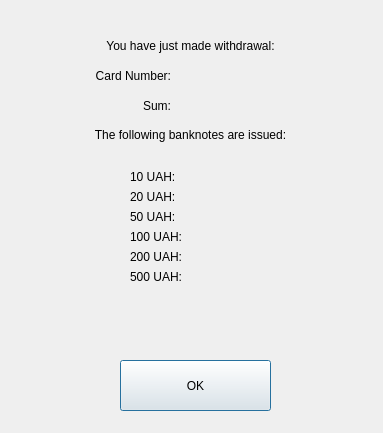
<?xml version="1.0" encoding="UTF-8"?>
<ui version="4.0">
 <class>WithdrawalReceipt</class>
 <widget class="QDialog" name="WithdrawalReceipt">
  <property name="geometry">
   <rect>
    <x>0</x>
    <y>0</y>
    <width>383</width>
    <height>433</height>
   </rect>
  </property>
  <property name="windowTitle">
   <string>Dialog</string>
  </property>
  <widget class="QPushButton" name="farewellOkButton">
   <property name="geometry">
    <rect>
     <x>120</x>
     <y>360</y>
     <width>151</width>
     <height>51</height>
    </rect>
   </property>
   <property name="text">
    <string>OK</string>
   </property>
  </widget>
  <widget class="QLabel" name="label">
   <property name="geometry">
    <rect>
     <x>30</x>
     <y>60</y>
     <width>141</width>
     <height>31</height>
    </rect>
   </property>
   <property name="text">
    <string>Card Number:</string>
   </property>
   <property name="alignment">
    <set>Qt::AlignRight|Qt::AlignTrailing|Qt::AlignVCenter</set>
   </property>
  </widget>
  <widget class="QLabel" name="label_2">
   <property name="geometry">
    <rect>
     <x>80</x>
     <y>30</y>
     <width>221</width>
     <height>31</height>
    </rect>
   </property>
   <property name="text">
    <string>You have just made withdrawal:</string>
   </property>
   <property name="alignment">
    <set>Qt::AlignCenter</set>
   </property>
  </widget>
  <widget class="QLabel" name="label_3">
   <property name="geometry">
    <rect>
     <x>60</x>
     <y>90</y>
     <width>111</width>
     <height>31</height>
    </rect>
   </property>
   <property name="text">
    <string>Sum:</string>
   </property>
   <property name="alignment">
    <set>Qt::AlignRight|Qt::AlignTrailing|Qt::AlignVCenter</set>
   </property>
  </widget>
  <widget class="QLabel" name="cardLabel">
   <property name="geometry">
    <rect>
     <x>200</x>
     <y>60</y>
     <width>121</width>
     <height>31</height>
    </rect>
   </property>
   <property name="text">
    <string>&lt;Card&gt;</string>
   </property>
  </widget>
  <widget class="QLabel" name="sumLabel">
   <property name="geometry">
    <rect>
     <x>200</x>
     <y>90</y>
     <width>121</width>
     <height>31</height>
    </rect>
   </property>
   <property name="text">
    <string>&lt;Sum&gt;</string>
   </property>
  </widget>
  <widget class="QLabel" name="dateLabel">
   <property name="geometry">
    <rect>
     <x>20</x>
     <y>10</y>
     <width>331</width>
     <height>21</height>
    </rect>
   </property>
   <property name="text">
    <string>&lt;Date&gt;</string>
   </property>
  </widget>
  <widget class="QWidget" name="formLayoutWidget">
   <property name="geometry">
    <rect>
     <x>130</x>
     <y>170</y>
     <width>151</width>
     <height>141</height>
    </rect>
   </property>
   <layout class="QFormLayout" name="formLayout">
    <property name="fieldGrowthPolicy">
     <enum>QFormLayout::AllNonFixedFieldsGrow</enum>
    </property>
    <item row="0" column="0">
     <widget class="QLabel" name="note10Label">
      <property name="text">
       <string>10 UAH: </string>
      </property>
     </widget>
    </item>
    <item row="0" column="1">
     <widget class="QLabel" name="note10">
      <property name="text">
       <string>&lt;Number&gt;</string>
      </property>
     </widget>
    </item>
    <item row="1" column="0">
     <widget class="QLabel" name="note20Label">
      <property name="text">
       <string>20 UAH: </string>
      </property>
     </widget>
    </item>
    <item row="2" column="0">
     <widget class="QLabel" name="note50Label">
      <property name="text">
       <string>50 UAH: </string>
      </property>
     </widget>
    </item>
    <item row="3" column="0">
     <widget class="QLabel" name="note100Label">
      <property name="text">
       <string>100 UAH: </string>
      </property>
     </widget>
    </item>
    <item row="4" column="0">
     <widget class="QLabel" name="note200Label">
      <property name="text">
       <string>200 UAH: </string>
      </property>
     </widget>
    </item>
    <item row="5" column="0">
     <widget class="QLabel" name="note500Label">
      <property name="text">
       <string>500 UAH: </string>
      </property>
     </widget>
    </item>
    <item row="1" column="1">
     <widget class="QLabel" name="note20">
      <property name="text">
       <string>&lt;Number&gt;</string>
      </property>
     </widget>
    </item>
    <item row="2" column="1">
     <widget class="QLabel" name="note50">
      <property name="text">
       <string>&lt;Number&gt;</string>
      </property>
     </widget>
    </item>
    <item row="3" column="1">
     <widget class="QLabel" name="note100">
      <property name="text">
       <string>&lt;Number&gt;</string>
      </property>
     </widget>
    </item>
    <item row="4" column="1">
     <widget class="QLabel" name="note200">
      <property name="text">
       <string>&lt;Number&gt;</string>
      </property>
     </widget>
    </item>
    <item row="5" column="1">
     <widget class="QLabel" name="note500">
      <property name="text">
       <string>&lt;Number&gt;</string>
      </property>
     </widget>
    </item>
   </layout>
  </widget>
  <widget class="QLabel" name="label_5">
   <property name="geometry">
    <rect>
     <x>50</x>
     <y>119</y>
     <width>281</width>
     <height>31</height>
    </rect>
   </property>
   <property name="text">
    <string>The following banknotes are issued:</string>
   </property>
   <property name="alignment">
    <set>Qt::AlignCenter</set>
   </property>
  </widget>
 </widget>
 <resources/>
 <connections/>
</ui>
